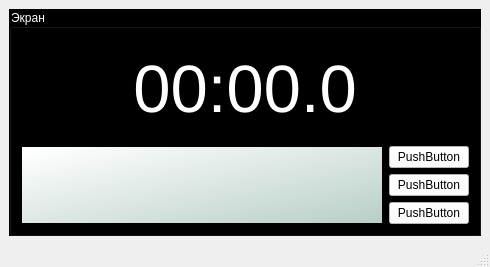
<?xml version="1.0" encoding="UTF-8"?>
<ui version="4.0">
 <class>MainWindow</class>
 <widget class="QMainWindow" name="MainWindow">
  <property name="geometry">
   <rect>
    <x>0</x>
    <y>0</y>
    <width>490</width>
    <height>267</height>
   </rect>
  </property>
  <property name="windowTitle">
   <string>Секундомер</string>
  </property>
  <widget class="QWidget" name="centralwidget">
   <layout class="QGridLayout" name="gridLayout">
    <item row="0" column="0">
     <widget class="QGroupBox" name="gB_disp">
      <property name="styleSheet">
       <string notr="true">background-color: rgb(0, 0, 0);
color: rgb(255, 255, 255);</string>
      </property>
      <property name="title">
       <string>Экран</string>
      </property>
      <layout class="QGridLayout" name="gridLayout_2">
       <item row="0" column="0" colspan="2">
        <widget class="QLabel" name="lb_time">
         <property name="font">
          <font>
           <pointsize>50</pointsize>
          </font>
         </property>
         <property name="mouseTracking">
          <bool>true</bool>
         </property>
         <property name="styleSheet">
          <string notr="true">color: rgb(255, 255, 255);</string>
         </property>
         <property name="text">
          <string>00:00.0</string>
         </property>
         <property name="alignment">
          <set>Qt::AlignCenter</set>
         </property>
        </widget>
       </item>
       <item row="1" column="0" rowspan="3">
        <widget class="QTextBrowser" name="tB_circles">
         <property name="font">
          <font>
           <family>Segoe UI</family>
           <pointsize>14</pointsize>
           <italic>false</italic>
           <bold>false</bold>
          </font>
         </property>
         <property name="styleSheet">
          <string notr="true">background-color: rgb(243, 243, 243);
background-color: qlineargradient(spread:pad, x1:0.983, y1:0.972, x2:0.0284091, y2:0.034, stop:0 rgba(185, 207, 200, 255), stop:1 rgba(255, 255, 255, 255));
color: rgb(0, 0, 0);
font: 14pt &quot;Segoe UI&quot;;</string>
         </property>
         <property name="horizontalScrollBarPolicy">
          <enum>Qt::ScrollBarAsNeeded</enum>
         </property>
         <property name="autoFormatting">
          <set>QTextEdit::AutoAll</set>
         </property>
        </widget>
       </item>
       <item row="1" column="1">
        <widget class="QPushButton" name="pb_start_stop">
         <property name="styleSheet">
          <string notr="true">background-color: rgb(255, 255, 255);
color: rgb(0, 0, 0);</string>
         </property>
         <property name="text">
          <string>PushButton</string>
         </property>
        </widget>
       </item>
       <item row="2" column="1">
        <widget class="QPushButton" name="pb_circle">
         <property name="styleSheet">
          <string notr="true">color: rgb(0, 0, 0);
background-color: rgb(255, 255, 255);</string>
         </property>
         <property name="text">
          <string>PushButton</string>
         </property>
        </widget>
       </item>
       <item row="3" column="1">
        <widget class="QPushButton" name="pb_clear">
         <property name="styleSheet">
          <string notr="true">color: rgb(0, 0, 0);
background-color: rgb(255, 255, 255);</string>
         </property>
         <property name="text">
          <string>PushButton</string>
         </property>
        </widget>
       </item>
      </layout>
     </widget>
    </item>
   </layout>
  </widget>
  <widget class="QMenuBar" name="menubar">
   <property name="geometry">
    <rect>
     <x>0</x>
     <y>0</y>
     <width>490</width>
     <height>22</height>
    </rect>
   </property>
  </widget>
  <widget class="QStatusBar" name="statusbar"/>
 </widget>
 <resources/>
 <connections>
  <connection>
   <sender>pb_clear</sender>
   <signal>clicked()</signal>
   <receiver>tB_circles</receiver>
   <slot>clear()</slot>
   <hints>
    <hint type="sourcelabel">
     <x>383</x>
     <y>180</y>
    </hint>
    <hint type="destinationlabel">
     <x>277</x>
     <y>167</y>
    </hint>
   </hints>
  </connection>
 </connections>
</ui>
